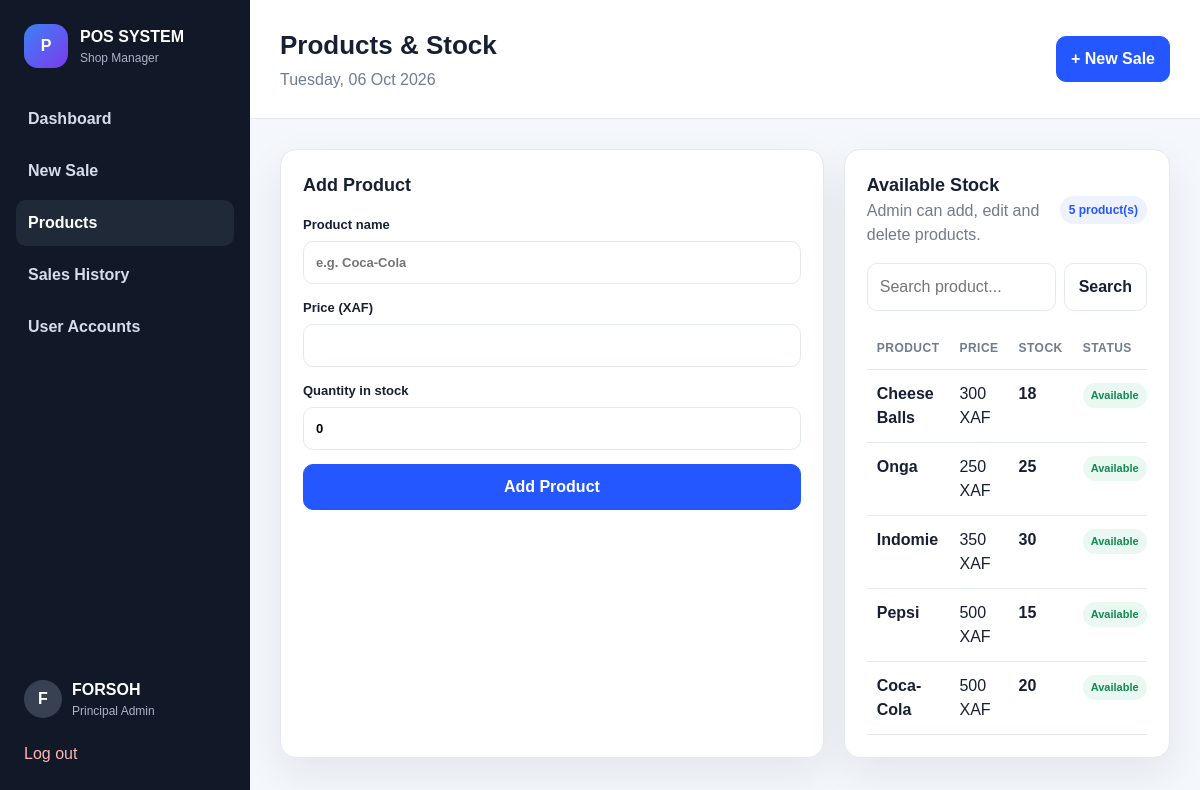
The page /products.php (signed in) on the database its author committed.
### tables this page shows
CREATE TABLE products (  
id INT UNSIGNED AUTO_INCREMENT PRIMARY KEY,  
name VARCHAR(150) NOT NULL,  
price DECIMAL(12,2) NOT NULL DEFAULT 0,  
quantity INT NOT NULL DEFAULT 0,  
created_at TIMESTAMP DEFAULT CURRENT_TIMESTAMP,  
updated_at TIMESTAMP DEFAULT CURRENT_TIMESTAMP ON UPDATE CURRENT_TIMESTAMP,  
INDEX idx_products_name (name)  
);

### includes/auth.php (called while the page is built, shortened)
<?php
function e(string $value): string {
    return htmlspecialchars($value, ENT_QUOTES, 'UTF-8');
}
function currentUser(): ?array {
    return $_SESSION['user'] ?? null;
}
?>

### products.php (the view, shortened to what this page needs)
<?php
require_once __DIR__ . '/config/database.php';
require_once __DIR__ . '/includes/auth.php';
$user = currentUser();
$isAdmin = in_array($user['role'] ?? '', ['principal_admin', 'admin'], true);
$pageTitle = 'Products & Stock';
$editProduct = null;
$search = trim((string)($_GET['search'] ?? ''));
if ($search !== '') {
    $stmt = $pdo->prepare('SELECT * FROM products WHERE name LIKE ? ORDER BY id DESC');
    $stmt->execute(['%' . $search . '%']);
    $products = $stmt->fetchAll();
} else {
    $products = $pdo->query('SELECT * FROM products ORDER BY id DESC')->fetchAll();
}
require __DIR__ . '/includes/header.php';
?>
<div class="two-col products-layout">
<?php if ($isAdmin): ?>
<div class="panel form-panel">
<div class="panel-head"><h2><?= $editProduct ? 'Edit Product' : 'Add Product' ?></h2><?php if ($editProduct): ?><a href="products.php">Cancel</a><?php endif; ?></div>
<form method="post">
<label>Product name<input name="name" required value="<?= e($editProduct['name'] ?? '') ?>" placeholder="e.g. Coca-Cola"></label>
<label>Price (XAF)<input type="number" name="price" min="0" step="1" required value="<?= e((string)($editProduct['price'] ?? '')) ?>"></label>
<label>Quantity in stock<input type="number" name="quantity" min="0" step="1" required value="<?= e((string)($editProduct['quantity'] ?? 0)) ?>"></label>
<button class="btn primary full" type="submit"><?= $editProduct ? 'Save Changes' : 'Add Product' ?></button>
</form>
</div>
<?php endif; ?>
<div class="panel">
<div class="panel-head"><div><h2>Available Stock</h2><span class="muted"><?= $isAdmin ? 'Admin can add, edit and delete products.' : 'Cashier view is read-only.' ?></span></div><span class="badge"><?= count($products) ?> product(s)</span></div>
<form class="search-form" method="get">
<input name="search" value="<?= e($search) ?>" placeholder="Search product...">
<button class="btn" type="submit">Search</button>
</form>
<div class="table-wrap"><table><thead><tr><th>Product</th><th>Price</th><th>Stock</th><th>Status</th><?php if ($isAdmin): ?><th></th><?php endif; ?></tr></thead><tbody>
<?php foreach ($products as $product): ?>
<tr>
<td><strong><?= e($product['name']) ?></strong></td>
<td><?= number_format((float)$product['price'], 0) ?> XAF</td>
<td><strong><?= (int)$product['quantity'] ?></strong></td>
<td><?= (int)$product['quantity'] <= 0 ? '<span class="status danger">Out of stock</span>' : ((int)$product['quantity'] <= 5 ? '<span class="status warning">Low stock</span>' : '<span class="status good">Available</span>') ?></td>
</tr>
<?php endforeach; ?>
</tbody></table></div>
</div>
</div>
<?php require __DIR__ . '/includes/footer.php';
?>

### includes/header.php (shortened to what this page needs)
<?php
require_once __DIR__ . '/auth.php';
$user = currentUser();
$pageTitle = $pageTitle ?? 'Dashboard';
$currentPage = basename($_SERVER['PHP_SELF']);
?>
<!doctype html>
<html lang="en">
<head>
<link rel="stylesheet" href="assets/css/style.css">
</head>
<body>
<div class="app-shell">
<aside class="sidebar">
<div class="brand">
<div class="brand-mark">P</div>
<div class="brand-text"><strong>POS SYSTEM</strong><span>Shop Manager</span></div>
</div>
<nav class="nav-menu">
<a class="nav-link <?= $currentPage === 'index.php' ? 'active' : '' ?>" href="index.php">Dashboard</a>
<a class="nav-link <?= $currentPage === 'sale.php' ? 'active' : '' ?>" href="sale.php">New Sale</a>
<a class="nav-link <?= in_array($currentPage, ['products.php'], true) ? 'active' : '' ?>" href="products.php">Products</a>
<a class="nav-link <?= in_array($currentPage, ['sales.php', 'sale_view.php'], true) ? 'active' : '' ?>" href="sales.php">Sales History</a>
<?php if (($user['role'] ?? '') === 'principal_admin'): ?>
<a class="nav-link <?= $currentPage === 'users.php' ? 'active' : '' ?>" href="users.php">User Accounts</a>
<?php endif; ?>
</nav>
<div class="sidebar-bottom">
<div class="user-card">
<div class="avatar"><?= e(strtoupper(substr($user['name'], 0, 1))) ?></div>
<div><strong><?= e($user['name']) ?></strong><span><?= e(ucwords(str_replace('_', ' ', $user['role']))) ?></span></div>
</div>
<a class="logout-link" href="logout.php">Log out</a>
</div>
</aside>
<main class="main-content">
<header class="topbar">
<div><h1><?= e($pageTitle) ?></h1><p><?= e(date('l, d M Y')) ?></p></div>
<a class="btn primary" href="sale.php">+ New Sale</a>
</header>
<section class="content-area">

### includes/footer.php (shortened to what this page needs)
</section>
</main>
</div>
</body>
</html>

### assets/css/style.css (style rules this page uses)
* { box-sizing: border-box; }
:root { --bg: #f4f7fb; --card: #ffffff; --text: #172033; --muted: #6f7b8f; --line: #e4e9f1; --primary: #2457ff; --primary-dark: #1742cf; --success: #138a52; --warning: #b87400; --danger: #c73535; --shadow: 0 16px 40px rgba(25, 40, 70, 0.08); }
body { margin: 0; font-family: Arial, Helvetica, sans-serif; background: var(--bg); color: var(--text); line-height: 1.5; }
a { color: var(--primary); text-decoration: none; }
button, input, select { font: inherit; }
.app-shell { display: flex; min-height: 100vh; }
.sidebar { width: 250px; background: #111827; color: #fff; padding: 24px 16px; display: flex; flex-direction: column; position: sticky; top: 0; height: 100vh; }
.brand { display: flex; align-items: center; gap: 12px; padding: 0 8px 28px; }
.brand-mark, .login-logo { width: 44px; height: 44px; border-radius: 14px; display: grid; place-items: center; background: linear-gradient(135deg, #3b82f6, #7c3aed); color: #fff; font-weight: 800; }
.brand-text { display: flex; flex-direction: column; }
.brand-text span, .user-card span { font-size: 12px; color: #a9b4c8; }
.nav-menu { display: grid; gap: 6px; }
.nav-link { padding: 11px 12px; border-radius: 10px; color: #d5dded; font-weight: 700; }
.nav-link:hover, .nav-link.active { background: #1f2937; color: #fff; text-decoration: none; }
.sidebar-bottom { margin-top: auto; }
.user-card { display: flex; align-items: center; gap: 10px; padding: 12px 8px; }
.user-card div:last-child { display: flex; flex-direction: column; min-width: 0; }
.avatar { width: 38px; height: 38px; border-radius: 50%; background: #374151; display: grid; place-items: center; font-weight: 800; flex: 0 0 auto; }
.logout-link { display: block; padding: 10px 8px; color: #ffb4b4; }
.main-content { flex: 1; min-width: 0; }
.topbar { display: flex; justify-content: space-between; align-items: center; padding: 26px 30px; background: #fff; border-bottom: 1px solid var(--line); }
.topbar h1 { margin: 0; font-size: 26px; }
.topbar p { margin: 3px 0 0; color: var(--muted); }
.content-area { padding: 30px; }
.two-col, .sale-layout { display: grid; grid-template-columns: minmax(0, 1.25fr) minmax(320px, 0.75fr); gap: 20px; }
.panel { background: var(--card); border: 1px solid var(--line); border-radius: 16px; box-shadow: var(--shadow); padding: 22px; }
.panel-head { display: flex; justify-content: space-between; align-items: center; gap: 12px; margin-bottom: 16px; }
.panel-head h2 { margin: 0; font-size: 18px; }
.muted { color: var(--muted); }
.badge { background: #eef2ff; color: var(--primary); padding: 5px 9px; border-radius: 999px; font-size: 12px; font-weight: 800; white-space: nowrap; }
.search-form { display: flex; gap: 8px; margin-bottom: 16px; }
.search-form input, .search-input { flex: 1; min-width: 0; padding: 11px 12px; border: 1px solid var(--line); border-radius: 10px; outline: none; }
label { display: grid; gap: 6px; font-size: 13px; font-weight: 700; margin-bottom: 14px; }
label input, label select { width: 100%; padding: 11px 12px; border: 1px solid var(--line); border-radius: 10px; background: #fff; }
.btn { display: inline-flex; align-items: center; justify-content: center; gap: 6px; padding: 10px 14px; border: 1px solid var(--line); border-radius: 10px; background: #fff; color: var(--text); cursor: pointer; font-weight: 800; text-decoration: none; }
.btn.primary { background: var(--primary); color: #fff; border-color: var(--primary); }
.btn.full { width: 100%; }
.table-wrap { width: 100%; overflow-x: auto; }
table { width: 100%; border-collapse: collapse; }
th, td { padding: 12px 10px; border-bottom: 1px solid var(--line); text-align: left; vertical-align: top; }
th { font-size: 12px; text-transform: uppercase; letter-spacing: 0.04em; color: var(--muted); }
.status { display: inline-flex; padding: 4px 8px; border-radius: 999px; font-size: 11px; font-weight: 800; }
.status.good { background: #e9f8f0; color: var(--success); }

### rows shown on the page
products: name "Cheese Balls", price "300", quantity "18", shows "Available"
products: name "Onga", price "250", quantity "25", shows "Available"
products: name "Indomie", price "350", quantity "30", shows "Available"
products: name "Pepsi", price "500", quantity "15", shows "Available"
products: name "Coca-Cola", price "500", quantity "20", shows "Available"

### other values the page prints
substr($user['name'], 0, 1) "F"
$user['name'] "FORSOH"
str_replace('_', ' ', $user['role']) "Principal Admin"
$pageTitle "Products & Stock"
count($products) "5"
